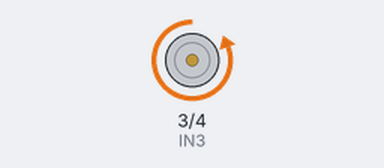
The sketch below on a simulated Arduino Uno, built with avr-gcc and run on an emulated ATmega328P. Parts: motor-driver pin pairs drawn as motors (green arrow = first pin HIGH = forward, orange = second pin HIGH = backward, longer = more drive).

Above: at 2.0 s.
At 6.5 s:
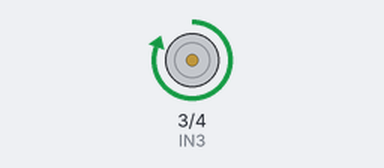
At 11.0 s:
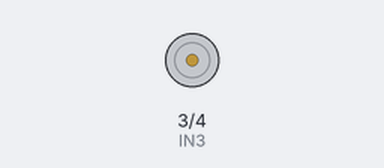
Timing chart, 0 to 17.6 s (numbered marks = the images above):
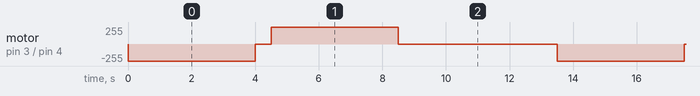

Measured:
- by itself, motor on pin 3 (IN3) / pin 4 (IN4): repeats every 13.5 s: stopped 0.50 s, forward 255/255 4.0 s, stopped 5.0 s, backward 255/255 4.0 s

The sketch:

01-motor.ino
```cpp
// http://zelectro.cc/Motor_shield_L298N_Arduino

int IN3 = 3; // Input3 подключен к выводу 3
int IN4 = 4;

void setup()
{
  pinMode (IN4, OUTPUT);
  pinMode (IN3, OUTPUT);
}

void loop()
{
  // На пару выводов "IN" поданы разноименные сигналы, мотор вращается
  digitalWrite (IN4, HIGH);
  digitalWrite (IN3, LOW);
  delay(4000);
  // На пару выводов "IN" поданы одноименные сигналы, мотор не вращается
  digitalWrite (IN4, LOW);
  delay(500);
  // На пару выводов "IN" поданы разноименные (и уже противоположные относительно первого случая) сигналы, мотор вращается
  // относительно первого случая) сигналы, мотор вращается в другую сторону
  digitalWrite (IN3, HIGH);
  delay(4000);
  // Снова на выводах "IN" появились одноименные сигналы, мотор не вращается
  digitalWrite (IN3, LOW);
  delay(5000);
}
```
